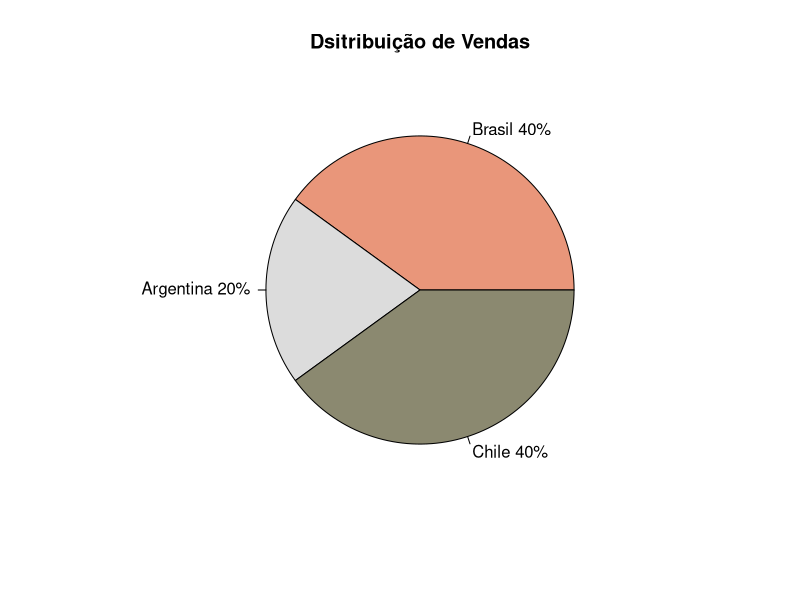
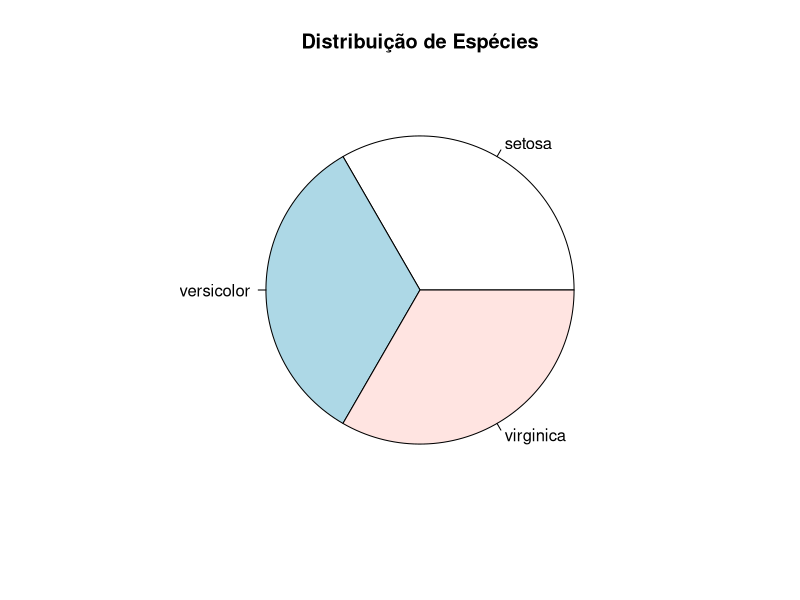
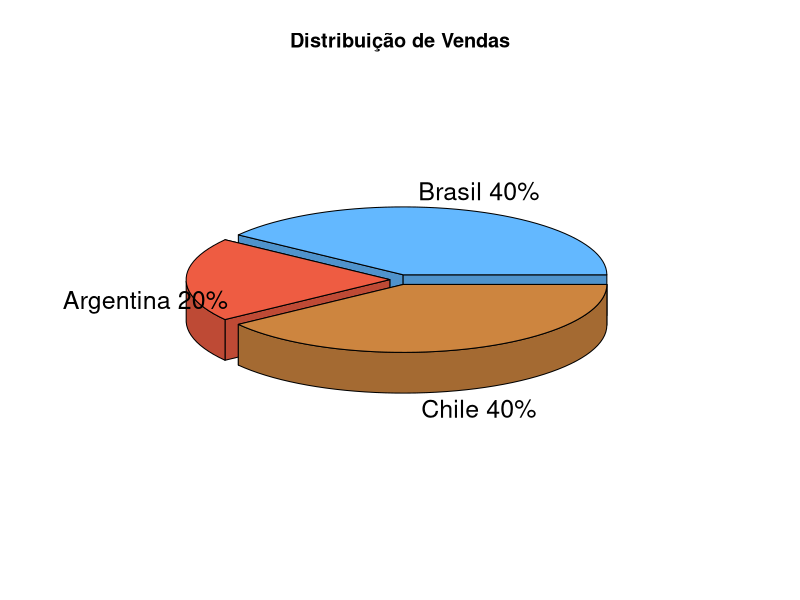

These figures' R source, in order:
####################################################################################################
# Bar Plots

# Configurando o diretório de trabalho
setwd("C:/GitHubProjects/r_language/Projects-in-R/03-linguagem-r")
getwd()

####################################################################################################

?pie

# Criando as fatias
fatias = c(40, 20, 40)

# Nomeando os labels
paises = c("Brasil", "Argentina", "Chile")

# Unindo países e fatias
paises = paste(paises, fatias)

# Incluindo mais detalhes no label
paises = paste(paises, "%", sep = "")

colors()

# Construindo um gráfico
pie(fatias, labels = paises,
    col = c("darksalmon", "gainsboro", "lemonchiffon4"), 
    main ="Dsitribuição de Vendas")

# Trabalhando com dataframes
?iris
attach(iris)
Values = table(Species)
labels = paste(names(Values))
pie(Values, labels = labels, main = "Distribuição de Espécies")

# 3D
install.packages("plotrix")
library(plotrix)

pie3D(fatias, labels = paises, explode = 0.05,
      col = c("steelblue1", "tomato2", "tan3"),
      main = "Distribuição de Vendas")

####################################################################################################